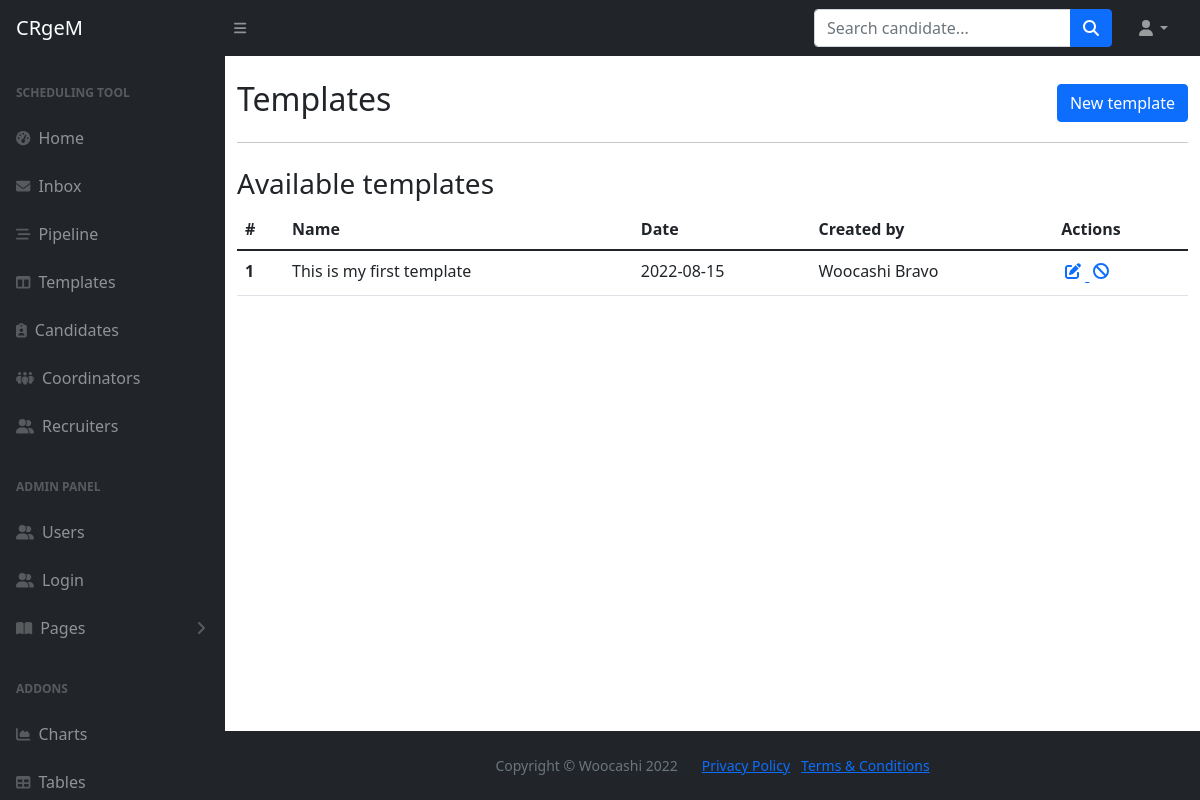
Page /templates on the earlier database version.
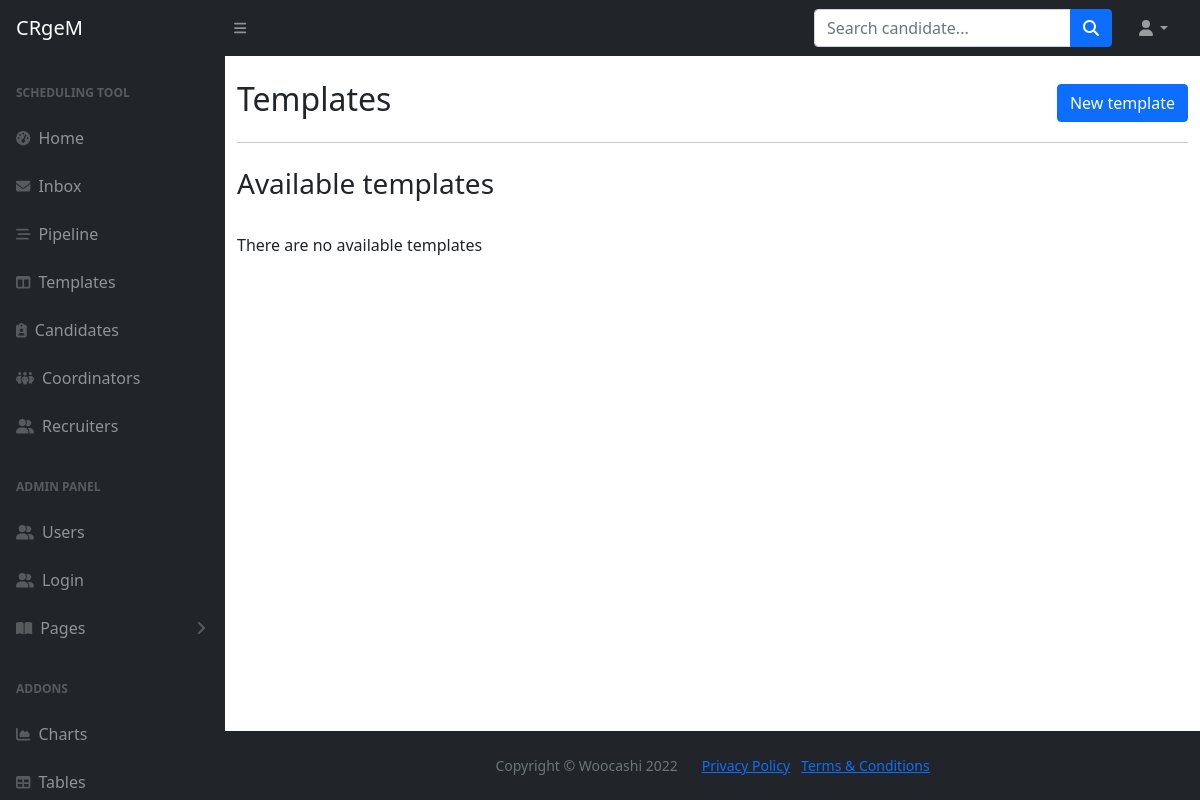
Same page on the later database version.
### main.py (models this page shows)
class Template(db.Model, Base):
    __tablename__="templates"
    id = db.Column(db.Integer, primary_key=True)
    name = db.Column(db.String, nullable=False)
    text = db.Column(db.Text, nullable=False)
    date = db.Column(db.Date, nullable=False)
    owner_id = Column(Integer, ForeignKey('users.id'))
    created_by = relationship("User", back_populates="templates")

class User(db.Model, UserMixin, Base):
    __tablename__="users"
    id = db.Column(db.Integer, primary_key=True)
    first_name = db.Column(db.String, nullable=False)
    last_name = db.Column(db.String, nullable=False)
    full_name = db.Column(db.String, nullable=False)
    email = db.Column(db.String, nullable=False, unique=True)
    phone = db.Column(db.String, nullable=False)
    type = db.Column(db.String, nullable=False)
    password = db.Column(db.String, nullable=False)
    interviews = relationship("Interview", back_populates="created_by")
    templates = relationship("Template", back_populates="created_by")
    candidates = relationship("Candidate", back_populates="created_by")
    tasks_sent = relationship("Task", primaryjoin="User.id==Task.sender_id", back_populates="from_user")
    tasks_received = relationship("Task", primaryjoin="User.id==Task.recipient_id", back_populates="to_user")

### main.py (the view)
@app.route('/templates')
def templates():
    templates = db.session.query(Template).all()
    print(templates)
    return render_template('message-templates.html', templates=templates, current_user=current_user, is_authenticated=current_user.is_authenticated)

### templates/message-templates.html
{% include "header.html" %}
	<main>
		<div class="container mt-4">
			<div class="row d-flex align-items-center">
				<div class="col-lg-6">
					<h2>Templates</h2>
				</div>
				<div class="col-lg-6 d-flex justify-content-end">
					<a class="btn btn-primary" href="{{url_for('new_template')}}">New template</a>
				</div>
			</div>
			<hr>
			<div class="row d-flex align-items-center mt-4">
				<h3>Available templates</h3>
			</div>
			{% if templates|length == 0 %}
			<div class="row d-flex align-items-center mt-4">
				<p>There are no available templates</p>
			</div>
			{% else %}
				<table class="table">
				  <thead>
				    <tr>
				      <th scope="col">#</th>
				      <th scope="col">Name</th>
				      <th scope="col">Date</th>
				      <th scope="col">Created by</th>
					    <th scope="col">Actions</th>
				    </tr>
				  </thead>
				  <tbody>
				  {% for template in templates %}
				    <tr>
				      <th scope="row">{{template.id}}</th>
				      <td>{{template.name}}</td>
				      <td>{{template.date}}</td>
				      <td>{{template.created_by.full_name}}</td>
					    <td>
						    <a href="{{url_for('edit_template', template_id=template.id)}}">
							    <i class="fa-solid fa-pen-to-square p-1" title="edit template"></i>
						    <a href="{{url_for('delete_template', template_id=template.id)}}">
						        <i class="fa-solid fa-ban p-1" title="delete template"></i>
					        </a>
					    </td>
				    </tr>
				  {% endfor %}
				  </tbody>
				</table>
			{% endif %}
		</div>
	</main>
{% include "footer.html" %}

Differences in the rows shown:
removed Template: id "1", name "This is my first template", date "2022-08-15", created_by.full_name "Woocashi Bravo"
Other differences:
text no longer shown: "# Name Date Created by Actions"
text now shown: "There are no available templates"
